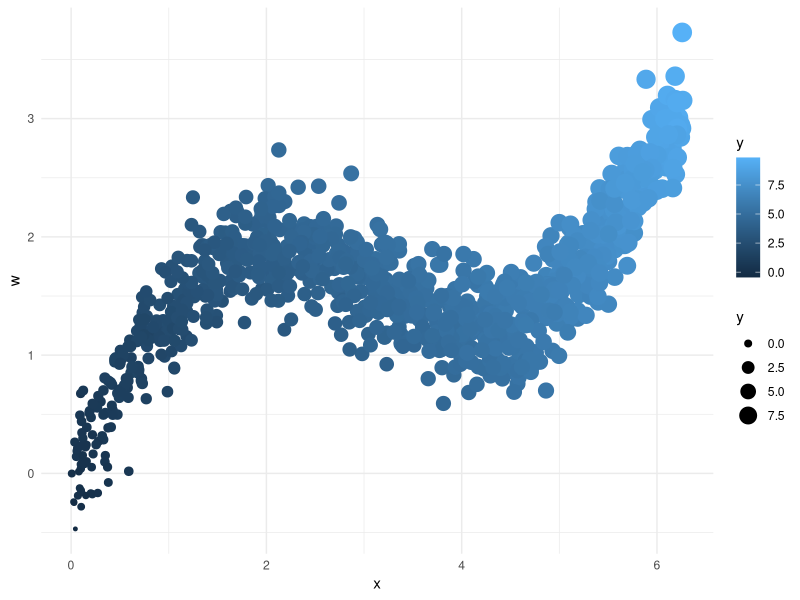
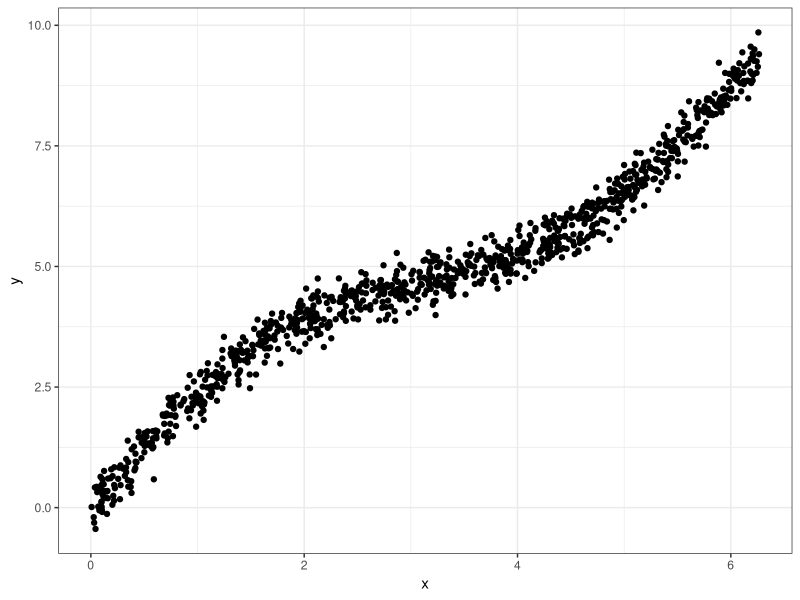
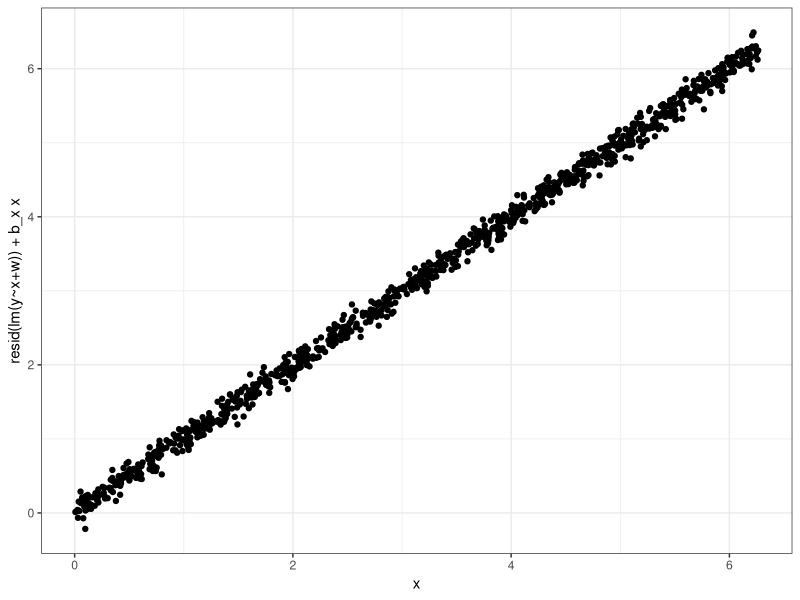
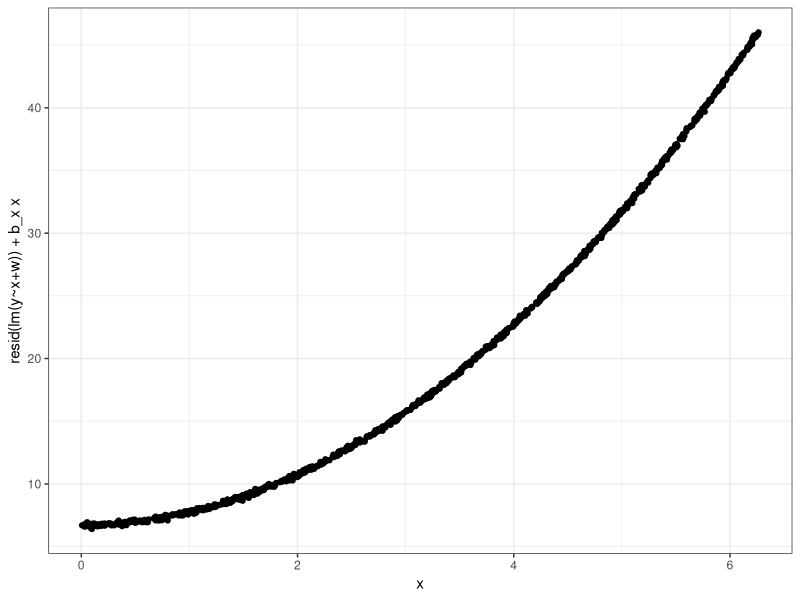

Source code (R) for these figures, in order:
## ---- chunk 1
suppressMessages({require(ggplot2); theme_set(theme_bw())})
set.seed(12345)
N = 1000
x <- runif(N, min = 0, max=2*pi)
w <- .5*x + sin(x) + rnorm(N, sd=.25)
sy <- rnorm(N, sd=.1)
y <- x + w + sy
df = data.frame(x,w,y)
## ---- chunk 2
#| fig-cap: "joint distribution of x, w, y"
ggplot(df, aes(x=x, y=w,col=y, size=y)) + 
  geom_point() + theme_minimal()
## ---- chunk 3
#| fig-cap: "marginal association between x and y"
ggplot(df, aes(x=x,y=y)) + 
  geom_point()
## ---- chunk 4
#| label: fig-partialresid
#| fig-cap: "partial residual plot"
lmfit <- lm(y~x+w)
yresid <- resid(lmfit)
b_x <- coef(lmfit)['x']
plotdata <- data.frame(x, y=yresid + b_x * x)

ggplot(plotdata, aes(x=x,y=y)) + 
  geom_point() + 
  ylab("resid(lm(y~x+w)) + b_x x")
## ---- chunk 5
#| fig-cap: "partial residual plot when y not linear in x"
y2 <- x^2 + w + sy
lmfit2 <- lm(y2 ~ x + w)
b_x2 <- coef(lmfit2)['x']
plotdata2 <- data.frame(x, y=resid(lmfit2) + b_x2 * x)

ggplot(plotdata2, aes(x=x,y=y)) + 
  geom_point() + 
  ylab("resid(lm(y~x+w)) + b_x x")

